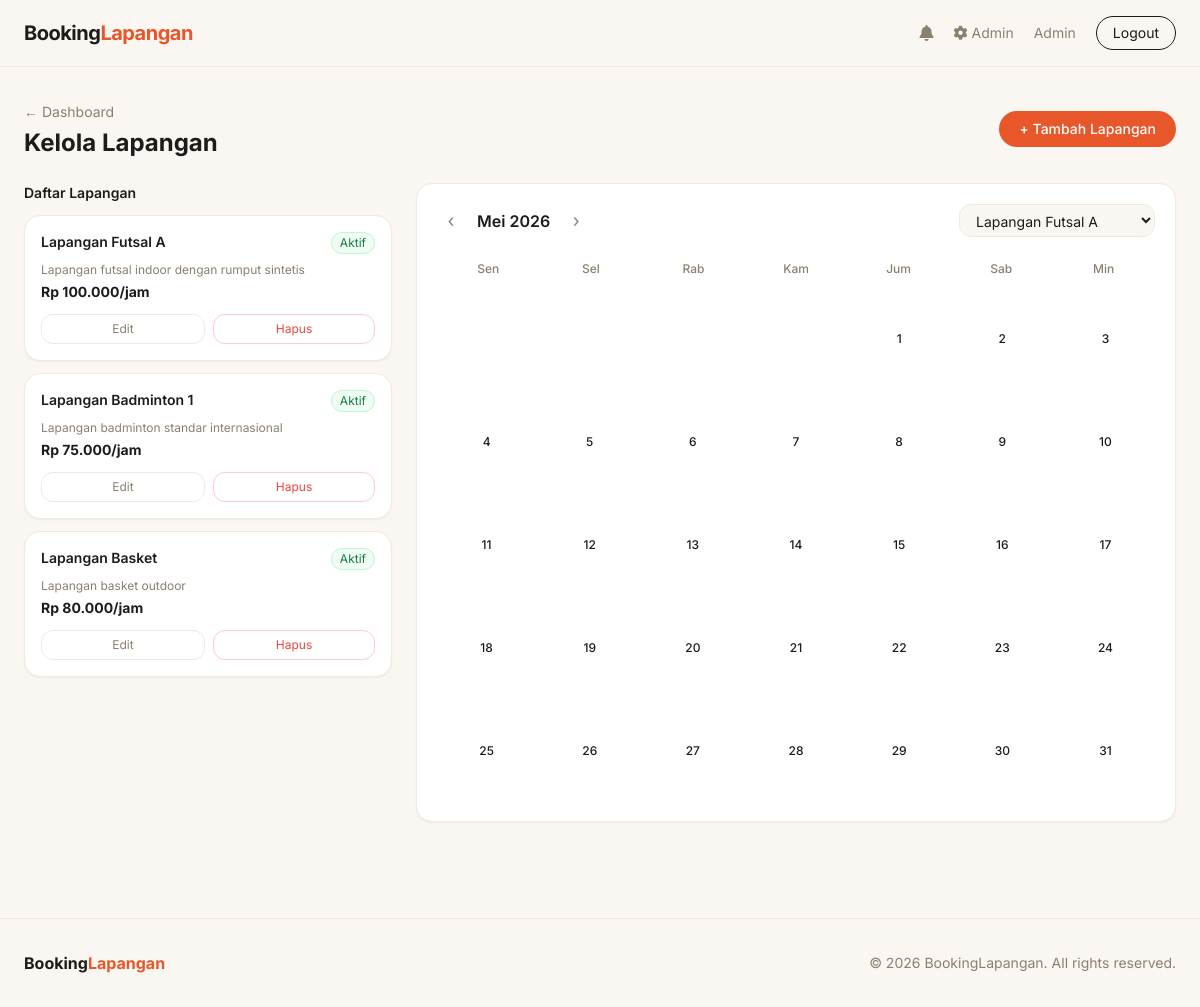
Screenshot of /admin/jadwal.php?bulan=5&tahun=2026&lapangan_id=1 (signed in) with the database file from the repository.
### tables this page shows
CREATE TABLE lapangan (
    id INT AUTO_INCREMENT PRIMARY KEY,
    nama VARCHAR(100) NOT NULL,
    deskripsi TEXT,
    harga_per_jam DECIMAL(10,2) NOT NULL,
    status ENUM('aktif','nonaktif') DEFAULT 'aktif'
);

### admin/jadwal.php (the view, shortened to what this page needs)
<?php
require_once '../config/db.php';
$lapangan = $conn->query("SELECT * FROM lapangan ORDER BY id")->fetch_all(MYSQLI_ASSOC);
$bulan = isset($_GET['bulan']) ? (int)$_GET['bulan'] : (int)date('m');
$tahun = isset($_GET['tahun']) ? (int)$_GET['tahun'] : (int)date('Y');
$lapangan_filter = $_GET['lapangan_id'] ?? ($lapangan[0]['id'] ?? 0);
$namaBulan = ['','Januari','Februari','Maret','April','Mei','Juni','Juli','Agustus','September','Oktober','November','Desember'];
$hariPertama = mktime(0,0,0,$bulan,1,$tahun);
$jumlahHari = date('t', $hariPertama);
$hariAwal = date('N', $hariPertama);
include '../includes/header.php';
?>
<div class="flex justify-between items-center mb-6">
    <div>
        <a href="index.php" class="text-sm text-muted hover:text-charcoal transition">&#8592; Dashboard</a>
        <h1 class="text-2xl font-bold text-charcoal mt-1">Kelola Lapangan</h1>
    </div>
    <button onclick="document.getElementById('modalTambah').classList.remove('hidden')"
        class="bg-terra text-white px-5 py-2 rounded-full text-sm font-medium hover:bg-terra-dark transition">
        + Tambah Lapangan
    </button>
</div>
<div class="grid grid-cols-1 lg:grid-cols-3 gap-6">
    <div class="space-y-3">
        <h2 class="font-semibold text-charcoal text-sm">Daftar Lapangan</h2>
        <?php foreach ($lapangan as $l): ?>
        <div class="bg-white rounded-2xl border border-cream-dark p-4 shadow-sm">
            <div class="flex justify-between items-start mb-2">
                <h3 class="font-semibold text-charcoal text-sm"><?= htmlspecialchars($l['nama']) ?></h3>
                <span class="text-xs px-2 py-0.5 rounded-full <?= $l['status']==='aktif' ? 'bg-green-50 text-green-700 border border-green-200' : 'bg-red-50 text-red-600 border border-red-200' ?>">
                    <?= ucfirst($l['status']) ?>
                </span>
            </div>
            <p class="text-xs text-muted mb-1"><?= htmlspecialchars($l['deskripsi']) ?></p>
            <p class="text-sm font-bold text-charcoal mb-3">Rp <?= number_format($l['harga_per_jam'],0,',','.') ?>/jam</p>
            <div class="flex gap-2">
                <button onclick='editLapangan(<?= json_encode($l) ?>)'
                    class="flex-1 text-center border border-cream-dark text-muted py-1.5 rounded-xl text-xs hover:border-charcoal hover:text-charcoal transition">
                    Edit
                </button>
                <form method="POST" onsubmit="return confirm('Hapus lapangan ini?')" class="flex-1">
                    <button class="w-full border border-red-200 text-red-500 py-1.5 rounded-xl text-xs hover:bg-red-50 transition">
                        Hapus
                    </button>
                </form>
            </div>
        </div>
        <?php endforeach; ?>
    </div>
    <div class="lg:col-span-2">
        <div class="bg-white rounded-2xl border border-cream-dark p-5 shadow-sm">
            <div class="flex justify-between items-center mb-5 flex-wrap gap-3">
                <div class="flex items-center gap-3">
                    <a href="?bulan=<?= $bulan-1 ?>&tahun=<?= $tahun ?>&lapangan_id=<?= $lapangan_filter ?>"
                       class="w-7 h-7 flex items-center justify-center rounded-full hover:bg-cream-dark transition text-muted text-lg">&#8249;</a>
                    <span class="font-semibold text-charcoal"><?= $namaBulan[$bulan] . ' ' . $tahun ?></span>
                    <a href="?bulan=<?= $bulan+1 ?>&tahun=<?= $tahun ?>&lapangan_id=<?= $lapangan_filter ?>"
                       class="w-7 h-7 flex items-center justify-center rounded-full hover:bg-cream-dark transition text-muted text-lg">&#8250;</a>
                </div>
                <select onchange="window.location.href='?bulan=<?= $bulan ?>&tahun=<?= $tahun ?>&lapangan_id='+this.value"
                    class="border border-cream-dark bg-cream rounded-xl px-3 py-1.5 text-sm focus:outline-none focus:ring-2 focus:ring-terra/30">
                    <?php foreach ($lapangan as $l): ?>
                        <option value="<?= $l['id'] ?>" <?= $lapangan_filter == $l['id'] ? 'selected' : '' ?>>
                            <?= htmlspecialchars($l['nama']) ?>
                        </option>
                    <?php endforeach; ?>
                </select>
            </div>
            <div class="grid grid-cols-7 text-center mb-2">
                <?php foreach (['Sen','Sel','Rab','Kam','Jum','Sab','Min'] as $h): ?>
                    <div class="text-xs font-medium text-muted py-1"><?= $h ?></div>
                <?php endforeach; ?>
            </div>
            <div class="grid grid-cols-7 gap-1">
                <?php
                for ($i = 1; $i < $hariAwal; $i++) echo '<div></div>';
                for ($hari = 1; $hari <= $jumlahHari; $hari++):
                    $tgl = sprintf('%04d-%02d-%02d', $tahun, $bulan, $hari);
                    $isToday = ($tgl === date('Y-m-d'));
                ?>
                <div onclick="showDetail('<?= $tgl ?>')"
                     class="relative flex flex-col items-center justify-center aspect-square rounded-xl text-xs cursor-pointer transition
                     <?= $isToday ? 'bg-terra text-white' : 'hover:bg-cream-dark text-charcoal' ?>">
                    <span class="font-medium"><?= $hari ?></span>
                </div>
                <?php endfor; ?>
            </div>
        </div>
    </div>
</div>
<?php include '../includes/footer.php'; ?>

### rows the page displays
lapangan: nama "Lapangan Futsal A", status "Aktif", deskripsi "Lapangan futsal indoor dengan rumput sintetis", harga_per_jam "100.000"
lapangan: nama "Lapangan Badminton 1", status "Aktif", deskripsi "Lapangan badminton standar internasional", harga_per_jam "75.000"
lapangan: nama "Lapangan Basket", status "Aktif", deskripsi "Lapangan basket outdoor", harga_per_jam "80.000"

### other values shown
$_SESSION['nama'] "Admin"
$namaBulan[$bulan] "Mei"
$tahun "2026"
$h "Sen"
$h "Sel"
$h "Rab"
$h "Kam"
$h "Jum"
$h "Sab"
$h "Min"
form field value "Lapangan Futsal A"
